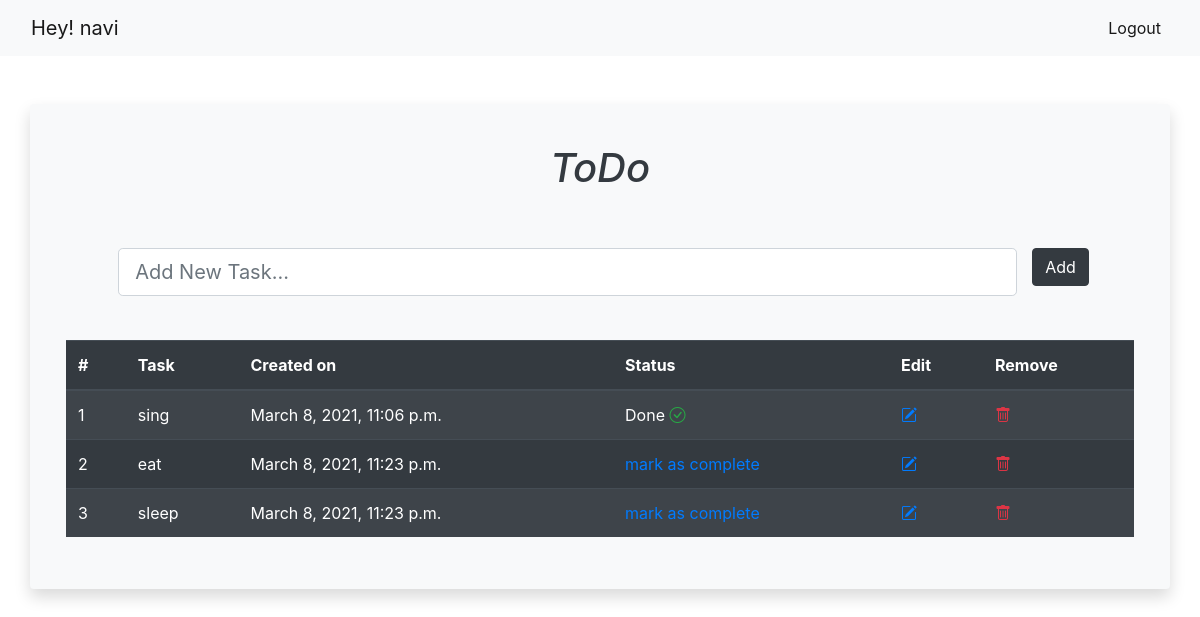
The page / (signed in) on the database as committed earlier.
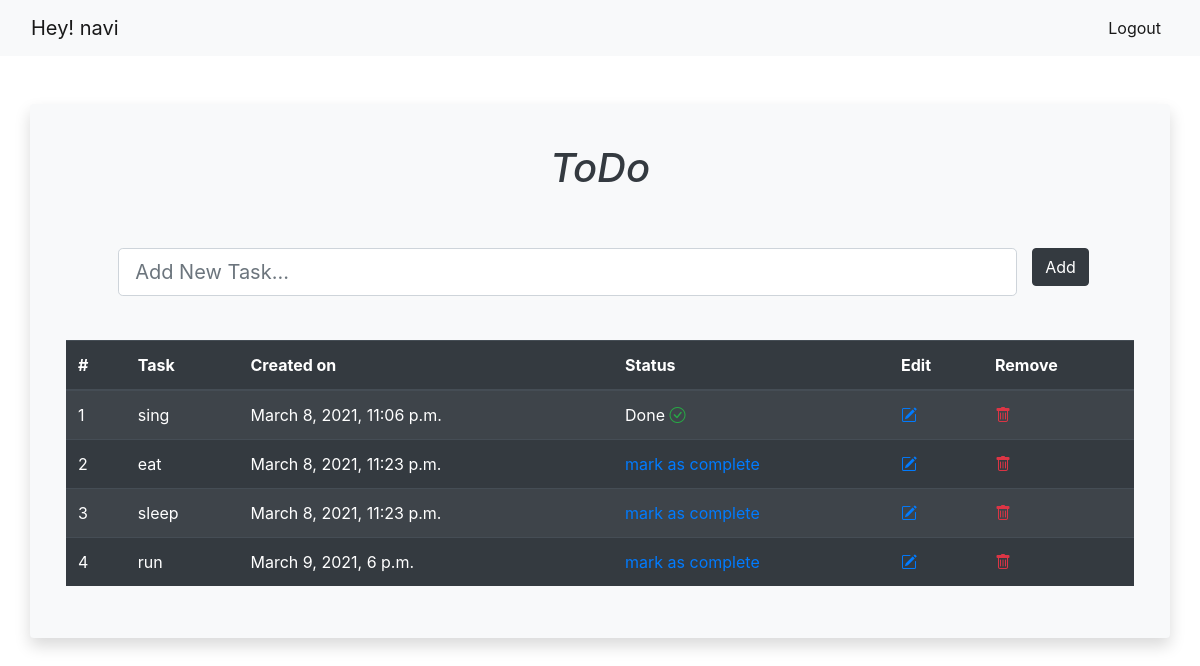
The same page on the database as committed later.
### todo/models.py (models this page shows, shortened)
class todo(models.Model):
    title       = models.CharField(max_length=30)
    created     = models.DateTimeField(auto_now_add=True)
    completed   = models.BooleanField(default=False)
    uid         = models.ForeignKey(profile, null=True, on_delete= models.SET_NULL)

### todo/views.py (the view, shortened to what this page needs)
# urls.py: path('', views.home, name='home'),
@login_required(login_url='login')
def home (request):
    tasks = request.user.profile.todo_set.all()
    form = todoform()
    context= {
        'tasks':tasks,
        'form': form,
        }
    return render(request,'todo/home.html',context)

### todo/forms.py
class todoform(forms.ModelForm):
    title = forms.CharField(widget=forms.TextInput(attrs={'placeholder':'Add new task'}))
    class Meta:
       model = todo
       fields = '__all__'

### todo/templates/todo/home.html (shortened to what this page needs)
{% extends './base.html' %}
{%load static %}
{% block content %}
    <div class="container m-5 p-2 rounded mx-auto bg-light shadow">
        <div class="row m-1 p-4">
            <div class="col">
                <div class="p-1 h1 text-dark text-center display-inline-block">
                    <i> ToDo</i>
                </div>
            </div>
        </div>
        <form method="POST">
            <div class="row m-1 p-3">
                <div class="col col-11 mx-auto">
                    <div class="row  justify-content-center">
                        <div class="col">
                            <input type="text"  name="title" maxlength="200" required id="id_task_name"
                             class="form-control form-control-lg border-1 add-todo-input  bg-white  " placeholder="Add New Task...">
                        </div>
                        <div class="col-auto px-0 mx-0 mr-2">
                            <input type="submit" class="btn btn-dark" value="Add" />
                        </div>
                    </div>
                </div>
            </div>
        </form>
        <div class="row m-1 p-4">
            <table class="table table-striped table-dark">
                <thead class="table-dark">
                    <tr>
                        <th scope="col">#</th>
                        <th scope="col">Task</th>
                        <th scope="col">Created on</th>
                        <th scope="col">Status</th>
                        <th scope="col">Edit</th>
                        <th scope="col">Remove</th>
                    </tr>
                </thead>
                <tbody class="">
                    {% for task in tasks %}
                    <tr>
                        <td scope="row">{{ forloop.counter }}</td>
                        <td scope="row">{{ task.title }}</td>
                        <td scope="row">{{ task.created}}</td>
                        <td scope="row">
                            {% if task.completed == True %}
                            Done
                            <i class="bi bi-check-circle text-success"></i>
                            {% else %}
                            <a class="link" href="{% url 'complete' task.id %}">mark as complete</a>
                        {% endif %}
                        </td>
                        <td><a href="{% url 'edit' task.id %}"><i class="bi bi-pencil-square text-primary"></i></a></td>
                        <td><a href="{% url 'delete' task.id%}"><i class="bi bi-trash text-danger"></i></a></td>
                    </tr>
                    {% endfor %}
                </tbody>
            </table>
        </div>
    </div>
{% endblock %}

### todo/templates/todo/base.html (shortened to what this page needs)
<!DOCTYPE html>
<html>
    <head>
        <link rel="stylesheet" href="https://stackpath.bootstrapcdn.com/bootstrap/4.5.2/css/bootstrap.min.css"
>
        <link rel="stylesheet" href="https://cdn.jsdelivr.net/npm/bootstrap-icons@1.4.0/font/bootstrap-icons.css">
    </head>
    <body>
        <nav class="navbar navbar-expand-lg navbar-light bg-light">
            <div class="container-fluid">
              <a class="navbar-brand" href="#">Hey! {{request.user}}</a>
                <ul class="navbar-nav">
                  <li class="nav-item">
                    <a class="nav-link active" aria-current="page" href="{% url 'logout' %}">Logout</a>
                  </li>
                </ul>
            </div>
          </nav>
            {% block content %}
            {% endblock %}
    </body>
</html>

Rows that differ between the two databases and show on the page:
added todo: title "run", created "March 9, 2021, 6 p.m.", completed "mark as complete"
